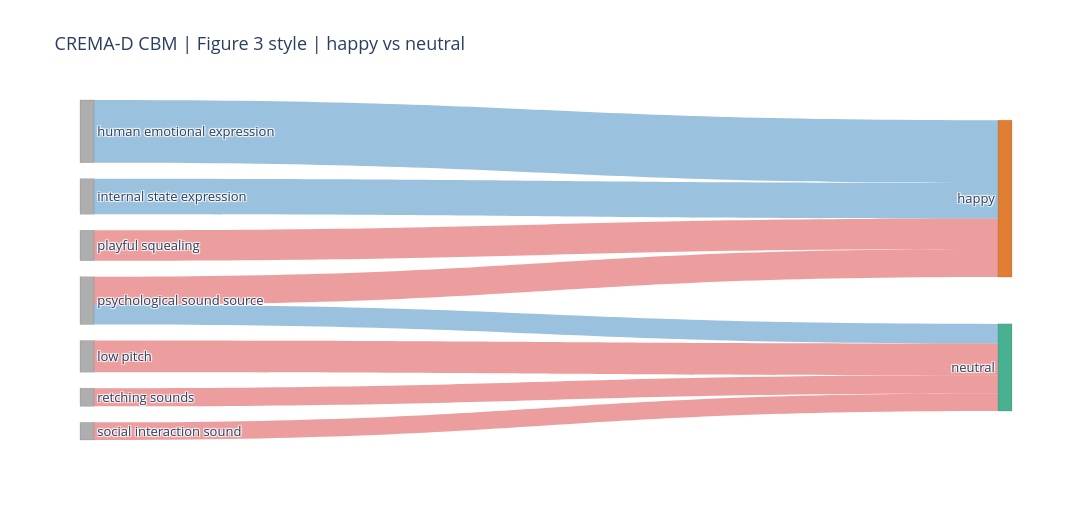
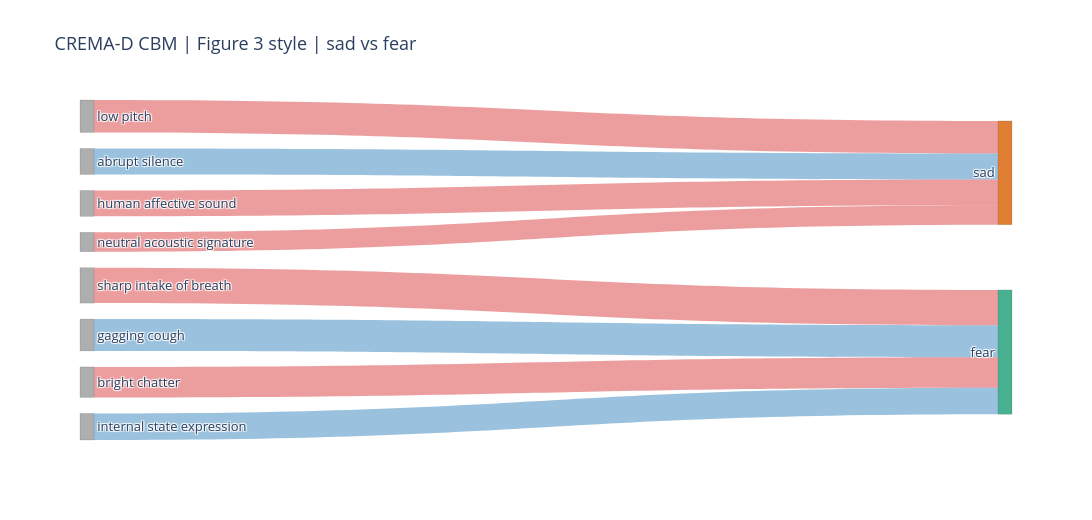

Write notebook code for charts like these, in order.
### Markdown cell above
## Figure 3-style final-layer weight visualizations
Each figure shows concept-to-class links for one selected CREMA-D similar-class set, using signed final-layer weights from the trained CREMA-D CBM.

### Code cell
def make_group_sankey(group_classes, top_k=5, min_abs_weight=0.03):
    if not HAS_PLOTLY:
        raise ImportError("Plotly is required for Sankey rendering. Install with: pip install plotly")

    class_ids = [class_to_idx[c] for c in group_classes]
    final_w = model.final.weight.detach().cpu().numpy()

    links = []
    for class_name, cls_id in zip(group_classes, class_ids):
        w = final_w[cls_id]
        ranked = np.argsort(np.abs(w))[::-1]
        selected = [i for i in ranked if abs(w[i]) >= min_abs_weight][:top_k]
        if len(selected) == 0:
            selected = ranked[:top_k]
        for concept_idx in selected:
            links.append((concept_idx, class_name, float(w[concept_idx])))

    unique_concepts = sorted({cidx for cidx, _, _ in links})
    concept_node = {cidx: i for i, cidx in enumerate(unique_concepts)}
    class_node = {name: len(unique_concepts) + i for i, name in enumerate(group_classes)}

    node_labels = [concepts[cidx] for cidx in unique_concepts] + [_pretty(name) for name in group_classes]
    node_colors = ["rgba(120,120,120,0.6)" for _ in unique_concepts] + [
        "rgba(217,95,2,0.8)",
        "rgba(27,158,119,0.8)",
        "rgba(117,112,179,0.8)",
        "rgba(231,41,138,0.8)",
        "rgba(102,166,30,0.8)",
    ][:len(group_classes)]

    sources = []
    targets = []
    values = []
    colors = []
    hover = []

    for cidx, cname, weight in links:
        sources.append(concept_node[cidx])
        targets.append(class_node[cname])
        values.append(abs(weight))
        colors.append("rgba(214,39,40,0.45)" if weight >= 0 else "rgba(31,119,180,0.45)")
        hover.append(f"{concepts[cidx]} -> {_pretty(cname)}<br>weight={weight:+.4f}")

    fig = go.Figure(
        data=[
            go.Sankey(
                arrangement="snap",
                node=dict(
                    pad=16,
                    thickness=14,
                    line=dict(color="rgba(40,40,40,0.25)", width=0.5),
                    label=node_labels,
                    color=node_colors,
                ),
                link=dict(
                    source=sources,
                    target=targets,
                    value=values,
                    color=colors,
                    customdata=hover,
                    hovertemplate="%{customdata}<extra></extra>",
                ),
            )
        ]
    )
    fig.update_layout(
        title=f"CREMA-D CBM | Figure 3 style | {' vs '.join([_pretty(c) for c in group_classes])}",
        width=1300,
        height=max(520, 140 * len(group_classes)),
        font=dict(size=13),
    )
    fig.show()

for group in SIMILAR_CLASS_SETS:
    make_group_sankey(group_classes=group, top_k=4, min_abs_weight=0.03)

### Figure 1 — Plotly figure (JSON) as saved in the notebook; plotly's stock layout.template omitted (floating-point values rounded to 4 significant figures)
{"data": [{"arrangement": "snap", "link": {"color": ["rgba(31,119,180,0.45)", "rgba(31,119,180,0.45)", "rgba(214,39,40,0.45)", "rgba(214,39,40,0.45)", "rgba(214,39,40,0.45)", "rgba(31,119,180,0.45)", "rgba(214,39,40,0.45)", "rgba(214,39,40,0.45)"], "customdata": ["human emotional expression -> happy<br>weight=-1.1210", "internal state expression -> happy<br>weight=-0.6351", "playful squealing -> happy<br>weight=+0.5457", "psychological sound source -> happy<br>weight=+0.5023", "low pitch -> neutral<br>weight=+0.5668", "psychological sound source -> neutral<br>weight=-0.3514", "retching sounds -> neutral<br>weight=+0.3247", "social interaction sound -> neutral<br>weight=+0.3154"], "hovertemplate": "%{customdata}<extra></extra>", "source": [0, 1, 3, 4, 2, 4, 5, 6], "target": [7, 7, 7, 7, 8, 8, 8, 8], "value": [1.121, 0.6351, 0.5457, 0.5023, 0.5668, 0.3514, 0.3247, 0.3154]}, "node": {"color": ["rgba(120,120,120,0.6)", "rgba(120,120,120,0.6)", "rgba(120,120,120,0.6)", "rgba(120,120,120,0.6)", "rgba(120,120,120,0.6)", "rgba(120,120,120,0.6)", "rgba(120,120,120,0.6)", "rgba(217,95,2,0.8)", "rgba(27,158,119,0.8)"], "label": ["human emotional expression", "internal state expression", "low pitch", "playful squealing", "psychological sound source", "retching sounds", "social interaction sound", "happy", "neutral"], "line": {"color": "rgba(40,40,40,0.25)", "width": 0.5}, "pad": 16, "thickness": 14}, "type": "sankey"}], "layout": {"font": {"size": 13}, "height": 520, "title": {"text": "CREMA-D CBM | Figure 3 style | happy vs neutral"}, "width": 1300}}

### Figure 2 — Plotly figure (JSON) as saved in the notebook; plotly's stock layout.template omitted (floating-point values rounded to 4 significant figures)
{"data": [{"arrangement": "snap", "link": {"color": ["rgba(214,39,40,0.45)", "rgba(31,119,180,0.45)", "rgba(214,39,40,0.45)", "rgba(214,39,40,0.45)", "rgba(214,39,40,0.45)", "rgba(31,119,180,0.45)", "rgba(214,39,40,0.45)", "rgba(31,119,180,0.45)"], "customdata": ["low pitch -> sad<br>weight=+0.6187", "abrupt silence -> sad<br>weight=-0.4956", "human affective sound -> sad<br>weight=+0.4931", "neutral acoustic signature -> sad<br>weight=+0.3697", "sharp intake of breath -> fear<br>weight=+0.6738", "gagging cough -> fear<br>weight=-0.6067", "bright chatter -> fear<br>weight=+0.5811", "internal state expression -> fear<br>weight=-0.5067"], "hovertemplate": "%{customdata}<extra></extra>", "source": [5, 0, 3, 6, 7, 2, 1, 4], "target": [8, 8, 8, 8, 9, 9, 9, 9], "value": [0.6187, 0.4956, 0.4931, 0.3697, 0.6738, 0.6067, 0.5811, 0.5067]}, "node": {"color": ["rgba(120,120,120,0.6)", "rgba(120,120,120,0.6)", "rgba(120,120,120,0.6)", "rgba(120,120,120,0.6)", "rgba(120,120,120,0.6)", "rgba(120,120,120,0.6)", "rgba(120,120,120,0.6)", "rgba(120,120,120,0.6)", "rgba(217,95,2,0.8)", "rgba(27,158,119,0.8)"], "label": ["abrupt silence", "bright chatter", "gagging cough", "human affective sound", "internal state expression", "low pitch", "neutral acoustic signature", "sharp intake of breath", "sad", "fear"], "line": {"color": "rgba(40,40,40,0.25)", "width": 0.5}, "pad": 16, "thickness": 14}, "type": "sankey"}], "layout": {"font": {"size": 13}, "height": 520, "title": {"text": "CREMA-D CBM | Figure 3 style | sad vs fear"}, "width": 1300}}
